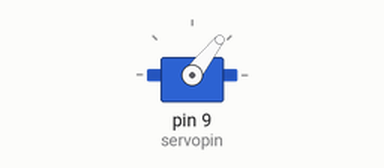
Recording of a sketch running on a simulated Arduino Uno, built with avr-gcc and run on an emulated ATmega328P. Parts: servo.

Above: at 0.05 s.
At 0.5 s:
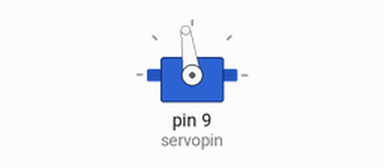
At 0.95 s:
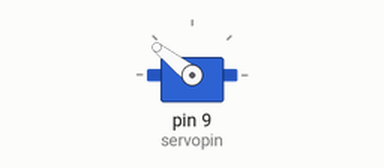
At 1.9 s:
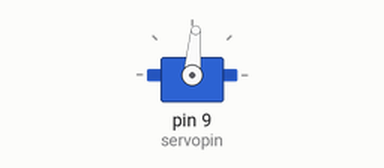
Timing chart, 0 to 5.6 s (numbered marks = the images above):
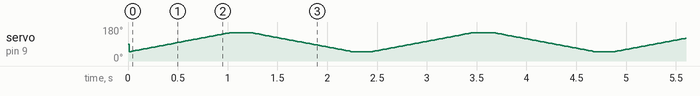

The sketch:

Servo_Motor.ino
```cpp
#include <Servo.h>

int servopin = 9;
Servo servo;
int angle = 0;

void setup()
{
  servo.attach(servopin);
}

void loop()
{

  for (angle = 50; angle <= 150; angle++)
  {
    delay(10);
    servo.write(angle);
  }
  delay(200);
  for (angle = 150; angle >= 50; angle--)
  {
    delay(10);
    servo.write(angle);
  }

  delay(200);

}
```
